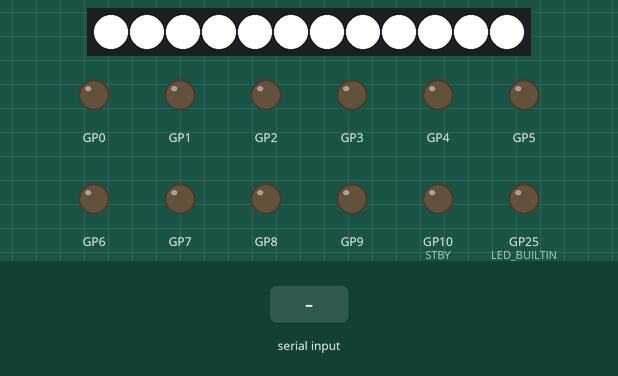
The program below on a simulated Raspberry Pi Pico. Shown: 12 RGB LEDs in strip order, left to right, output pins drawn as LEDs (lit = HIGH). The inputs (shaded band) are chosen by the test bench.

Above: at 1.2 s.
1.3 s: "Speedometer:1\n" received over the second serial link
At 1.6 s:
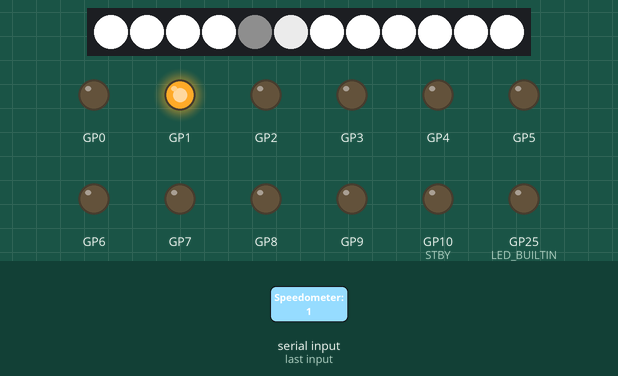
2.8 s: "Tachometer:1\n" received over the second serial link
At 3.9 s:
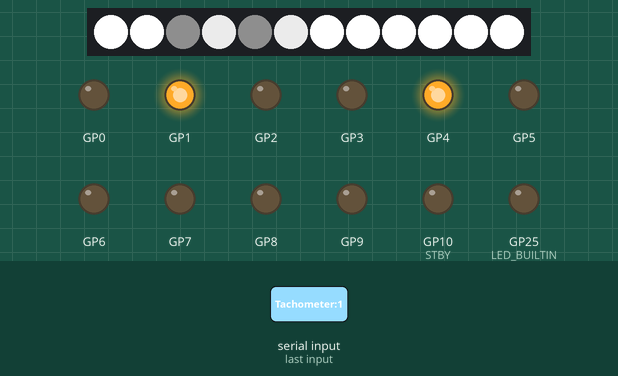
4.3 s: "Speedometer:150\n" received over the second serial link
At 5.1 s:
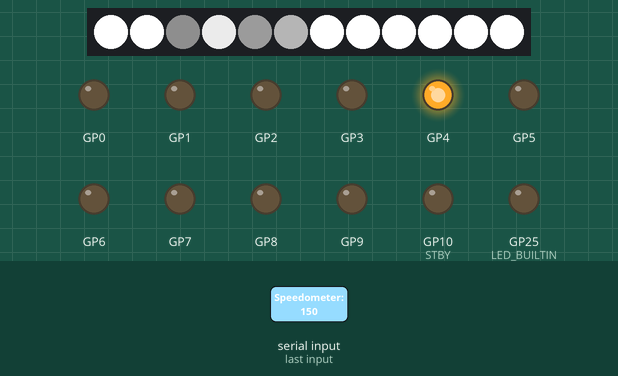
5.8 s: "Dynamometer:1\n" received over the second serial link
At 6.2 s:
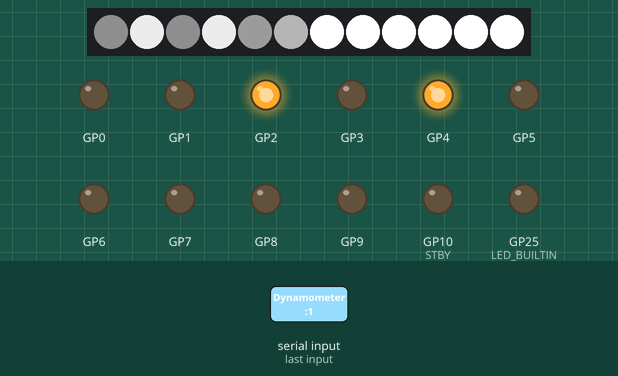
7.3 s: "Tachometer:150\n" received over the second serial link
At 8.5 s:
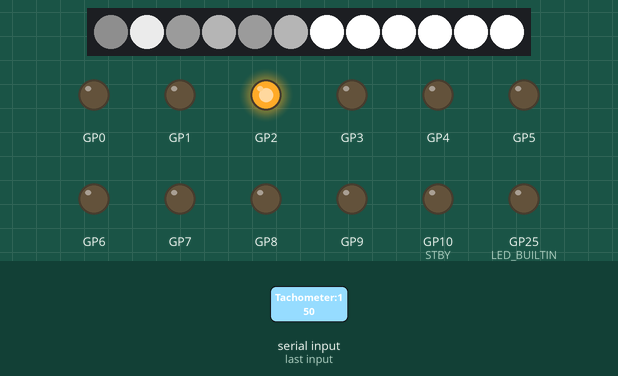
8.8 s: "Chargeometer:1\n" received over the second serial link
At 9.7 s:
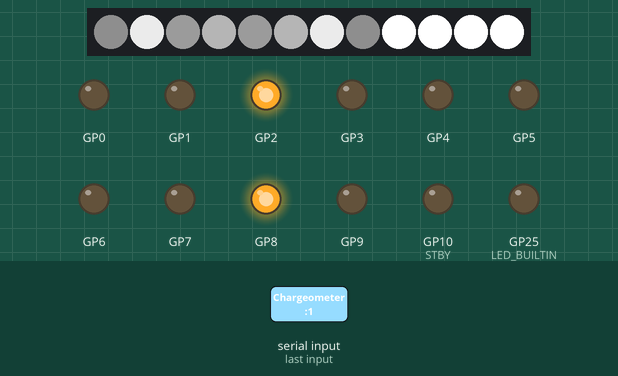
Timing chart, 0 to 11.3 s (numbered marks = the images above; inputs shaded):
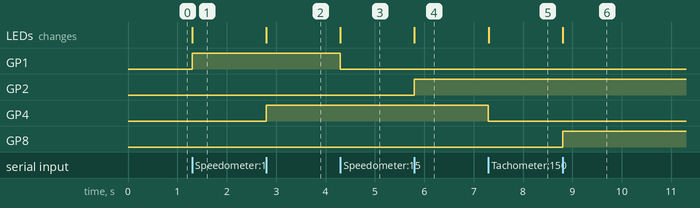

Measured:
- after the input at 1.3 s, GP1: LOW → HIGH at once; the LEDs: change at once (image 1)
- after the input at 2.8 s, GP4: LOW → HIGH at once; the LEDs: change at once (image 2)
- after the input at 4.3 s, GP1: HIGH → LOW at once; the LEDs: change at once (image 3)
- after the input at 5.8 s, GP2: LOW → HIGH at once; the LEDs: change at once (image 4)
- after the input at 7.3 s, GP4: HIGH → LOW at once; the LEDs: change at once (image 5)
- after the input at 8.8 s, GP8: LOW → HIGH at once; the LEDs: change at once (image 6)

The program:

main.cpp
```cpp
#include <Arduino.h>
#include <Wire.h>
#include <Adafruit_TLC59711.h>

// UART definitions for custom pins
#define UART_ID uart0
#define TX_PIN 16 //B
#define RX_PIN 17 //A
UART Serial2 = UART(TX_PIN, RX_PIN);

#define STBY 10

// 10mA peak current
// const int duty_cycle_16bit[360][2] = {{-61393, 12302},{52284, 12304},{48037, 12312},{45788, 12325},{43638, 12343},{40986, 12366},{35189, 12395},{31765, 12428},{30235, 12467},{29166, 12510},{28318, 12559},{27601, 12613},{26972, 12671},{26408, 12735},{25893, 12803},{25416, 12876},{24971, 12954},{24552, 13037},{24155, 13125},{23778, 13217},{23417, 13313},{23071, 13414},{22737, 13520},{22416, 13629},{22105, 13744},{21803, 13862},{21510, 13985},{21226, 14111},{20948, 14242},{20678, 14377},{20414, 14516},{20156, 14658},{19903, 14804},{19656, 14955},{19414, 15109},{19177, 15266},{18945, 15427},{18717, 15592},{18493, 15760},{18274, 15932},{18058, 16108},{17847, 16287},{17639, 16469},{17435, 16655},{17235, 16845},{17038, 17038},{16845, 17235},{16655, 17435},{16469, 17639},{16287, 17847},{16108, 18058},{15932, 18274},{15760, 18493},{15592, 18717},{15427, 18945},{15266, 19177},{15109, 19414},{14955, 19656},{14804, 19903},{14658, 20156},{14516, 20414},{14377, 20678},{14242, 20948},{14111, 21226},{13985, 21510},{13862, 21803},{13744, 22105},{13629, 22416},{13520, 22737},{13414, 23071},{13313, 23417},{13217, 23778},{13125, 24155},{13037, 24552},{12954, 24971},{12876, 25416},{12803, 25893},{12735, 26408},{12671, 26972},{12613, 27601},{12559, 28318},{12510, 29166},{12467, 30235},{12428, 31765},{12395, 35189},{12366, 40986},{12343, 43638},{12325, 45788},{12312, 48037},{12304, 52284},{12302, 61393},{12304, -52284},{12312, -48037},{12325, -45788},{12343, -43638},{12366, -40986},{12395, -35189},{12428, -31765},{12467, -30235},{12510, -29166},{12559, -28318},{12613, -27601},{12671, -26972},{12735, -26408},{12803, -25893},{12876, -25416},{12954, -24971},{13037, -24552},{13125, -24155},{13217, -23778},{13313, -23417},{13414, -23071},{13520, -22737},{13629, -22416},{13744, -22105},{13862, -21803},{13985, -21510},{14111, -21226},{14242, -20948},{14377, -20678},{14516, -20414},{14658, -20156},{14804, -19903},{14955, -19656},{15109, -19414},{15266, -19177},{15427, -18945},{15592, -18717},{15760, -18493},{15932, -18274},{16108, -18058},{16287, -17847},{16469, -17639},{16655, -17435},{16845, -17235},{17038, -17038},{17235, -16845},{17435, -16655},{17639, -16469},{17847, -16287},{18058, -16108},{18274, -15932},{18493, -15760},{18717, -15592},{18945, -15427},{19177, -15266},{19414, -15109},{19656, -14955},{19903, -14804},{20156, -14658},{20414, -14516},{20678, -14377},{20948, -14242},{21226, -14111},{21510, -13985},{21803, -13862},{22105, -13744},{22416, -13629},{22737, -13520},{23071, -13414},{23417, -13313},{23778, -13217},{24155, -13125},{24552, -13037},{24971, -12954},{25416, -12876},{25893, -12803},{26408, -12735},{26972, -12671},{27601, -12613},{28318, -12559},{29166, -12510},{30235, -12467},{31765, -12428},{35189, -12395},{40986, -12366},{43638, -12343},{45788, -12325},{48037, -12312},{52284, -12304},{61393, -12302},{-52284, -12304},{-48037, -12312},{-45788, -12325},{-43638, -12343},{-40986, -12366},{-35189, -12395},{-31765, -12428},{-30235, -12467},{-29166, -12510},{-28318, -12559},{-27601, -12613},{-26972, -12671},{-26408, -12735},{-25893, -12803},{-25416, -12876},{-24971, -12954},{-24552, -13037},{-24155, -13125},{-23778, -13217},{-23417, -13313},{-23071, -13414},{-22737, -13520},{-22416, -13629},{-22105, -13744},{-21803, -13862},{-21510, -13985},{-21226, -14111},{-20948, -14242},{-20678, -14377},{-20414, -14516},{-20156, -14658},{-19903, -14804},{-19656, -14955},{-19414, -15109},{-19177, -15266},{-18945, -15427},{-18717, -15592},{-18493, -15760},{-18274, -15932},{-18058, -16108},{-17847, -16287},{-17639, -16469},{-17435, -16655},{-17235, -16845},{-17038, -17038},{-16845, -17235},{-16655, -17435},{-16469, -17639},{-16287, -17847},{-16108, -18058},{-15932, -18274},{-15760, -18493},{-15592, -18717},{-15427, -18945},{-15266, -19177},{-15109, -19414},{-14955, -19656},{-14804, -19903},{-14658, -20156},{-14516, -20414},{-14377, -20678},{-14242, -20948},{-14111, -21226},{-13985, -21510},{-13862, -21803},{-13744, -22105},{-13629, -22416},{-13520, -22737},{-13414, -23071},{-13313, -23417},{-13217, -23778},{-13125, -24155},{-13037, -24552},{-12954, -24971},{-12876, -25416},{-12803, -25893},{-12735, -26408},{-12671, -26972},{-12613, -27601},{-12559, -28318},{-12510, -29166},{-12467, -30235},{-12428, -31765},{-12395, -35189},{-12366, -40986},{-12343, -43638},{-12325, -45788},{-12312, -48037},{-12304, -52284},{-12302, -61393},{-12304, 52284},{-12312, 48037},{-12325, 45788},{-12343, 43638},{-12366, 40986},{-12395, 35189},{-12428, 31765},{-12467, 30235},{-12510, 29166},{-12559, 28318},{-12613, 27601},{-12671, 26972},{-12735, 26408},{-12803, 25893},{-12876, 25416},{-12954, 24971},{-13037, 24552},{-13125, 24155},{-13217, 23778},{-13313, 23417},{-13414, 23071},{-13520, 22737},{-13629, 22416},{-13744, 22105},{-13862, 21803},{-13985, 21510},{-14111, 21226},{-14242, 20948},{-14377, 20678},{-14516, 20414},{-14658, 20156},{-14804, 19903},{-14955, 19656},{-15109, 19414},{-15266, 19177},{-15427, 18945},{-15592, 18717},{-15760, 18493},{-15932, 18274},{-16108, 18058},{-16287, 17847},{-16469, 17639},{-16655, 17435},{-16845, 17235},{-17038, 17038},{-17235, 16845},{-17435, 16655},{-17639, 16469},{-17847, 16287},{-18058, 16108},{-18274, 15932},{-18493, 15760},{-18717, 15592},{-18945, 15427},{-19177, 15266},{-19414, 15109},{-19656, 14955},{-19903, 14804},{-20156, 14658},{-20414, 14516},{-20678, 14377},{-20948, 14242},{-21226, 14111},{-21510, 13985},{-21803, 13862},{-22105, 13744},{-22416, 13629},{-22737, 13520},{-23071, 13414},{-23417, 13313},{-23778, 13217},{-24155, 13125},{-24552, 13037},{-24971, 12954},{-25416, 12876},{-25893, 12803},{-26408, 12735},{-26972, 12671},{-27601, 12613},{-28318, 12559},{-29166, 12510},{-30235, 12467},{-31765, 12428},{-35189, 12395},{-40986, 12366},{-43638, 12343},{-45788, 12325},{-48037, 12312},{-52284, 12304},};

// 15mA n
const int duty_cycle_16bit[360][2] = {{-61393, 3763},{49464, 3767},{45786, 3777},{42427, 3794},{35147, 3818},{30894, 3849},{29147, 3886},{27923, 3931},{26943, 3982},{26108, 4041},{25371, 4106},{24704, 4178},{24089, 4258},{23516, 4345},{22977, 4439},{22465, 4541},{21976, 4650},{21507, 4766},{21054, 4890},{20616, 5022},{20190, 5162},{19775, 5310},{19369, 5465},{18972, 5630},{18583, 5802},{18200, 5983},{17823, 6172},{17451, 6370},{17084, 6576},{16721, 6791},{16361, 7015},{16005, 7247},{15652, 7488},{15301, 7737},{14953, 7994},{14607, 8259},{14263, 8532},{13921, 8811},{13580, 9098},{13242, 9391},{12906, 9690},{12571, 9994},{12239, 10304},{11909, 10617},{11581, 10935},{11257, 11257},{10935, 11581},{10617, 11909},{10304, 12239},{9994, 12571},{9690, 12906},{9391, 13242},{9098, 13580},{8811, 13921},{8532, 14263},{8259, 14607},{7994, 14953},{7737, 15301},{7488, 15652},{7247, 16005},{7015, 16361},{6791, 16721},{6576, 17084},{6370, 17451},{6172, 17823},{5983, 18200},{5802, 18583},{5630, 18972},{5465, 19369},{5310, 19775},{5162, 20190},{5022, 20616},{4890, 21054},{4766, 21507},{4650, 21976},{4541, 22465},{4439, 22977},{4345, 23516},{4258, 24089},{4178, 24704},{4106, 25371},{4041, 26108},{3982, 26943},{3931, 27923},{3886, 29147},{3849, 30894},{3818, 35147},{3794, 42427},{3777, 45786},{3767, 49464},{3763, 61393},{3767, -49464},{3777, -45786},{3794, -42427},{3818, -35147},{3849, -30894},{3886, -29147},{3931, -27923},{3982, -26943},{4041, -26108},{4106, -25371},{4178, -24704},{4258, -24089},{4345, -23516},{4439, -22977},{4541, -22465},{4650, -21976},{4766, -21507},{4890, -21054},{5022, -20616},{5162, -20190},{5310, -19775},{5465, -19369},{5630, -18972},{5802, -18583},{5983, -18200},{6172, -17823},{6370, -17451},{6576, -17084},{6791, -16721},{7015, -16361},{7247, -16005},{7488, -15652},{7737, -15301},{7994, -14953},{8259, -14607},{8532, -14263},{8811, -13921},{9098, -13580},{9391, -13242},{9690, -12906},{9994, -12571},{10304, -12239},{10617, -11909},{10935, -11581},{11257, -11257},{11581, -10935},{11909, -10617},{12239, -10304},{12571, -9994},{12906, -9690},{13242, -9391},{13580, -9098},{13921, -8811},{14263, -8532},{14607, -8259},{14953, -7994},{15301, -7737},{15652, -7488},{16005, -7247},{16361, -7015},{16721, -6791},{17084, -6576},{17451, -6370},{17823, -6172},{18200, -5983},{18583, -5802},{18972, -5630},{19369, -5465},{19775, -5310},{20190, -5162},{20616, -5022},{21054, -4890},{21507, -4766},{21976, -4650},{22465, -4541},{22977, -4439},{23516, -4345},{24089, -4258},{24704, -4178},{25371, -4106},{26108, -4041},{26943, -3982},{27923, -3931},{29147, -3886},{30894, -3849},{35147, -3818},{42427, -3794},{45786, -3777},{49464, -3767},{61393, -3763},{-49464, -3767},{-45786, -3777},{-42427, -3794},{-35147, -3818},{-30894, -3849},{-29147, -3886},{-27923, -3931},{-26943, -3982},{-26108, -4041},{-25371, -4106},{-24704, -4178},{-24089, -4258},{-23516, -4345},{-22977, -4439},{-22465, -4541},{-21976, -4650},{-21507, -4766},{-21054, -4890},{-20616, -5022},{-20190, -5162},{-19775, -5310},{-19369, -5465},{-18972, -5630},{-18583, -5802},{-18200, -5983},{-17823, -6172},{-17451, -6370},{-17084, -6576},{-16721, -6791},{-16361, -7015},{-16005, -7247},{-15652, -7488},{-15301, -7737},{-14953, -7994},{-14607, -8259},{-14263, -8532},{-13921, -8811},{-13580, -9098},{-13242, -9391},{-12906, -9690},{-12571, -9994},{-12239, -10304},{-11909, -10617},{-11581, -10935},{-11257, -11257},{-10935, -11581},{-10617, -11909},{-10304, -12239},{-9994, -12571},{-9690, -12906},{-9391, -13242},{-9098, -13580},{-8811, -13921},{-8532, -14263},{-8259, -14607},{-7994, -14953},{-7737, -15301},{-7488, -15652},{-7247, -16005},{-7015, -16361},{-6791, -16721},{-6576, -17084},{-6370, -17451},{-6172, -17823},{-5983, -18200},{-5802, -18583},{-5630, -18972},{-5465, -19369},{-5310, -19775},{-5162, -20190},{-5022, -20616},{-4890, -21054},{-4766, -21507},{-4650, -21976},{-4541, -22465},{-4439, -22977},{-4345, -23516},{-4258, -24089},{-4178, -24704},{-4106, -25371},{-4041, -26108},{-3982, -26943},{-3931, -27923},{-3886, -29147},{-3849, -30894},{-3818, -35147},{-3794, -42427},{-3777, -45786},{-3767, -49464},{-3763, -61393},{-3767, 49464},{-3777, 45786},{-3794, 42427},{-3818, 35147},{-3849, 30894},{-3886, 29147},{-3931, 27923},{-3982, 26943},{-4041, 26108},{-4106, 25371},{-4178, 24704},{-4258, 24089},{-4345, 23516},{-4439, 22977},{-4541, 22465},{-4650, 21976},{-4766, 21507},{-4890, 21054},{-5022, 20616},{-5162, 20190},{-5310, 19775},{-5465, 19369},{-5630, 18972},{-5802, 18583},{-5983, 18200},{-6172, 17823},{-6370, 17451},{-6576, 17084},{-6791, 16721},{-7015, 16361},{-7247, 16005},{-7488, 15652},{-7737, 15301},{-7994, 14953},{-8259, 14607},{-8532, 14263},{-8811, 13921},{-9098, 13580},{-9391, 13242},{-9690, 12906},{-9994, 12571},{-10304, 12239},{-10617, 11909},{-10935, 11581},{-11257, 11257},{-11581, 10935},{-11909, 10617},{-12239, 10304},{-12571, 9994},{-12906, 9690},{-13242, 9391},{-13580, 9098},{-13921, 8811},{-14263, 8532},{-14607, 8259},{-14953, 7994},{-15301, 7737},{-15652, 7488},{-16005, 7247},{-16361, 7015},{-16721, 6791},{-17084, 6576},{-17451, 6370},{-17823, 6172},{-18200, 5983},{-18583, 5802},{-18972, 5630},{-19369, 5465},{-19775, 5310},{-20190, 5162},{-20616, 5022},{-21054, 4890},{-21507, 4766},{-21976, 4650},{-22465, 4541},{-22977, 4439},{-23516, 4345},{-24089, 4258},{-24704, 4178},{-25371, 4106},{-26108, 4041},{-26943, 3982},{-27923, 3931},{-29147, 3886},{-30894, 3849},{-35147, 3818},{-42427, 3794},{-45786, 3777},{-49464, 3767},};

const int NUM_TLC = 1;
Adafruit_TLC59711 tlc = Adafruit_TLC59711(NUM_TLC, 11, 12);

class Gauge {
public:
    Gauge(uint8_t PH_sin, uint8_t PH_cos, uint8_t EN_sin, uint8_t EN_cos)
      : PH_sin(PH_sin), PH_cos(PH_cos), EN_sin(EN_sin), EN_cos(EN_cos) {
        pinMode(PH_sin, OUTPUT);
        pinMode(PH_cos, OUTPUT);
    }

    void setCoilCurrent(int angle) {
        angle = (360 - angle) % 360;
        int sin = duty_cycle_16bit[angle][0];
        int cos = duty_cycle_16bit[angle][1];

        digitalWrite(PH_sin, (sin < 0) ? LOW : HIGH);
        digitalWrite(PH_cos, (cos < 0) ? LOW : HIGH);

        tlc.setPWM(EN_sin, abs(sin));
        tlc.setPWM(EN_cos, abs(cos));
        tlc.write();
    }

private:
    uint8_t PH_sin, PH_cos, EN_sin, EN_cos;
};

// Instantiate the gauges
Gauge speedometer   (0, 1, 5, 4);   // Speedometer:     PH_sin, PH_cos, EN_sin, EN_cos
Gauge tachometer    (5, 4, 3, 2);   // Tachometer:      PH_sin, PH_cos, EN_sin, EN_cos
Gauge dynamometer   (3, 2, 1, 0);   // Dynamometer:     PH_sin, PH_cos, EN_sin, EN_cos
Gauge chargeometer  (9, 8, 6, 7);   // Chargeometer:    PH_sin, PH_cos, EN_sin, EN_cos
Gauge thermometer   (7, 6, 8, 9);   // Thermometer:     PH_sin, PH_cos, EN_sin, EN_cos

void setup() {
    pinMode(LED_BUILTIN, OUTPUT);
    pinMode(STBY, OUTPUT);
    Serial.begin(9600);
    Serial2.begin(9600);

    // Initialize TLC59711
    tlc.begin();

    // Initialize channels 0 to 9 to 100% duty cycle (full-on)
    for (uint8_t channel = 0; channel <= 9; channel++) {
        tlc.setPWM(channel, 65535);
    }

    // Initialize channels 10 and 11 to 0 (off)
    tlc.setPWM(10, 65535);
    tlc.setPWM(11, 65535);

    tlc.write();
}

void loop() {
    if (Serial2.available()) {
        String inputString = Serial2.readStringUntil('\n');
        inputString.trim();

        if (inputString.startsWith("STBY:")) {
            bool standbyState = inputString.substring(5).toInt();
            digitalWrite(STBY, standbyState ? HIGH : LOW);
        } else {
            String gaugeName = inputString.substring(0, inputString.indexOf(':'));
            int angle = inputString.substring(inputString.indexOf(':') + 1).toInt();

            if (gaugeName == "Speedometer") {
                speedometer.setCoilCurrent(angle);
            } else if (gaugeName == "Tachometer") {
                tachometer.setCoilCurrent(angle);
            } else if (gaugeName == "Dynamometer") {
                dynamometer.setCoilCurrent(angle);
            } else if (gaugeName == "Chargeometer") {
                chargeometer.setCoilCurrent(angle);
            } else if (gaugeName == "Thermometer") {
                thermometer.setCoilCurrent(angle);
            }
        }
    }
}
```
